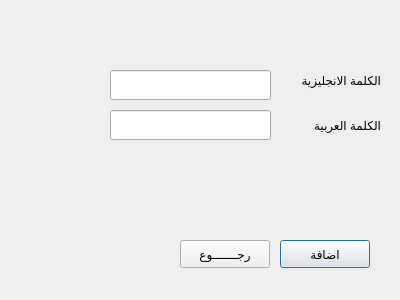
<?xml version="1.0" encoding="UTF-8"?>
<ui version="4.0">
 <class>add_form</class>
 <widget class="QDialog" name="add_form">
  <property name="geometry">
   <rect>
    <x>0</x>
    <y>0</y>
    <width>400</width>
    <height>300</height>
   </rect>
  </property>
  <property name="windowTitle">
   <string>اضافه كلمات </string>
  </property>
  <widget class="QPushButton" name="add_b">
   <property name="geometry">
    <rect>
     <x>280</x>
     <y>240</y>
     <width>90</width>
     <height>28</height>
    </rect>
   </property>
   <property name="text">
    <string>اضافة</string>
   </property>
  </widget>
  <widget class="QPushButton" name="back_b">
   <property name="geometry">
    <rect>
     <x>180</x>
     <y>240</y>
     <width>90</width>
     <height>28</height>
    </rect>
   </property>
   <property name="text">
    <string>رجـــــــوع</string>
   </property>
  </widget>
  <widget class="QLineEdit" name="en_text">
   <property name="geometry">
    <rect>
     <x>110</x>
     <y>70</y>
     <width>161</width>
     <height>30</height>
    </rect>
   </property>
  </widget>
  <widget class="QLineEdit" name="ar_text">
   <property name="geometry">
    <rect>
     <x>110</x>
     <y>110</y>
     <width>161</width>
     <height>30</height>
    </rect>
   </property>
  </widget>
  <widget class="QLabel" name="label">
   <property name="geometry">
    <rect>
     <x>280</x>
     <y>60</y>
     <width>101</width>
     <height>41</height>
    </rect>
   </property>
   <property name="text">
    <string>الكلمة الانجليزية</string>
   </property>
  </widget>
  <widget class="QLabel" name="label_2">
   <property name="geometry">
    <rect>
     <x>280</x>
     <y>110</y>
     <width>101</width>
     <height>31</height>
    </rect>
   </property>
   <property name="text">
    <string>الكلمة العربية</string>
   </property>
  </widget>
 </widget>
 <resources/>
 <connections/>
</ui>
